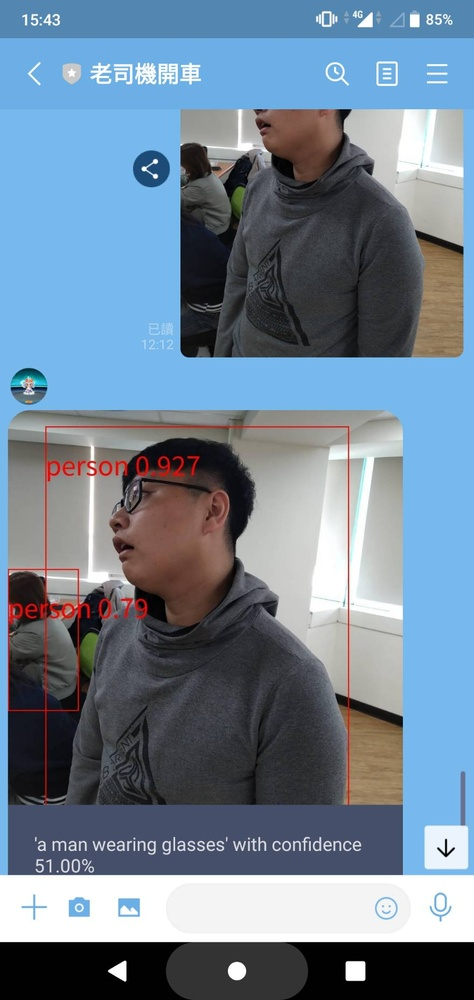
#> input picture 314000.jpg, 474 x 1000 px, shrunk from 880 x 1858 before the run
$ python image_filter_vintage.py --image ../314000.jpg
#> lines starting #> are read from the running program, lines starting #| are printed output that depends on the picture
"""
Vintage filter
"""
import argparse
import cv2
import numpy as np


# pylint: disable=maybe-no-member
def main():
    """
    Vintage filter
    """
    parser = argparse.ArgumentParser()
    parser.add_argument("-i", "--image", help="image path", type=str)
    args = parser.parse_args()

    size = 200
    while True:
        img = cv2.imread(args.image)
#> img is the input picture: shape (1000, 474, 3); mean B, G, R 148.9, 130.8, 112.1

        height, width = img.shape[:2]
#> height = 1000; width = 474
        kernel_x = cv2.getGaussianKernel(width, size)
        kernel_y = cv2.getGaussianKernel(height, size)
        kernel = kernel_y * kernel_x.T
        vintage_filter = 255 * kernel / np.linalg.norm(kernel)
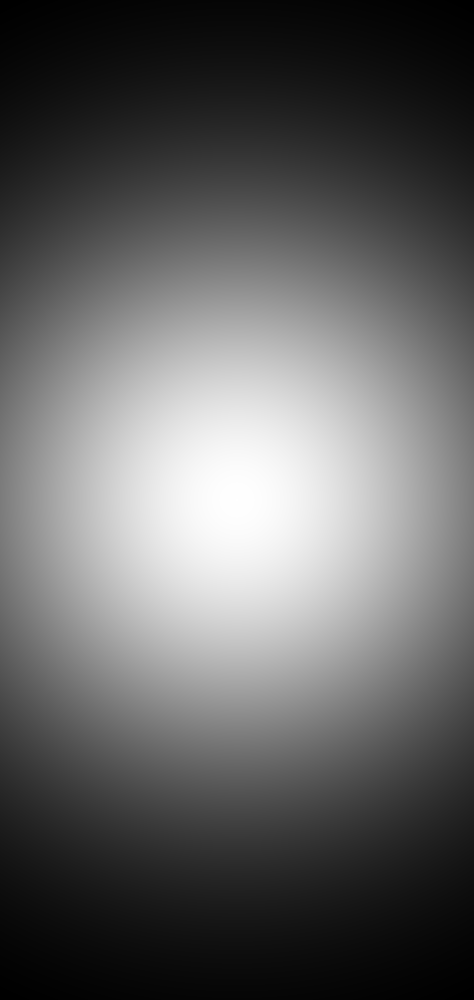
#> kernel: shape (1000, 474) float64; min 1.16e-07, max 5.27e-06, mean 2.11e-06; drawn with min black and max white

        for i in range(3):
            img[:, :, i] = img[:, :, i] * vintage_filter
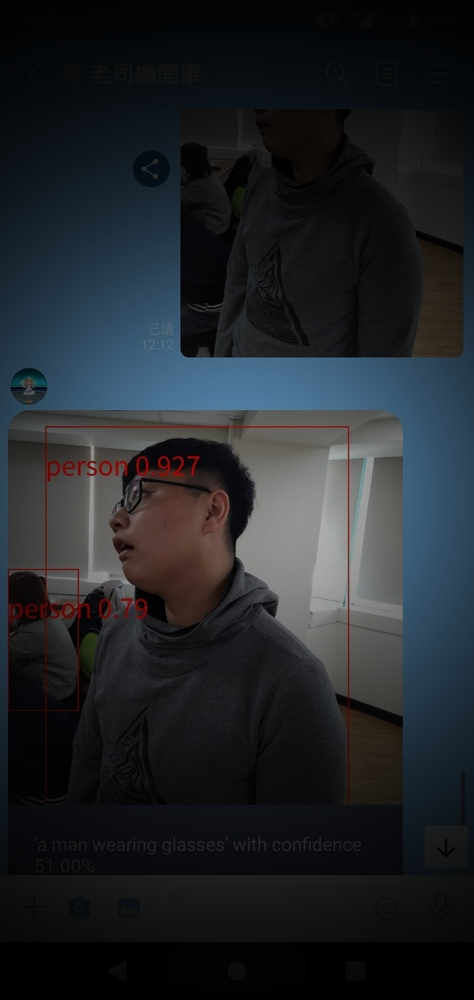
#> img: shape (1000, 474, 3); mean B, G, R 42, 37.8, 33.9
        cv2.imshow("vintage", img)
        keyboard = cv2.waitKey(1)
#> (key Esc is pressed here)
        # esc to quit
        if keyboard == 27:
            break
        # press x and z to tune filter size
        if chr(keyboard & 255) == "x":
            size += 10
        if chr(keyboard & 255) == "z":
            size -= 10


if __name__ == "__main__":
    main()

$ run again, on 314002.jpg
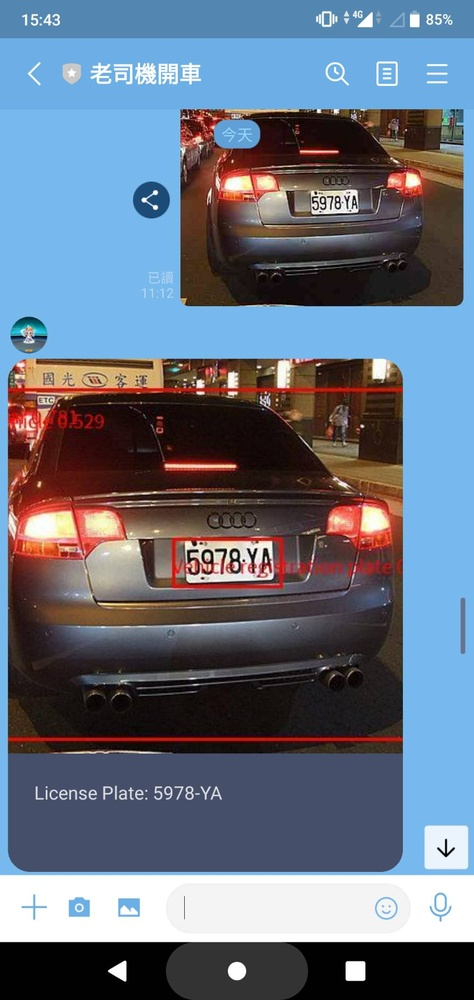
#> input picture 314002.jpg, 474 x 1000 px, shrunk from 880 x 1858 before the run
#> in main, img is the input picture: shape (1000, 474, 3); mean B, G, R 127.5, 111.6, 101.9
#> after the loop in main, `for i in range(3):`:
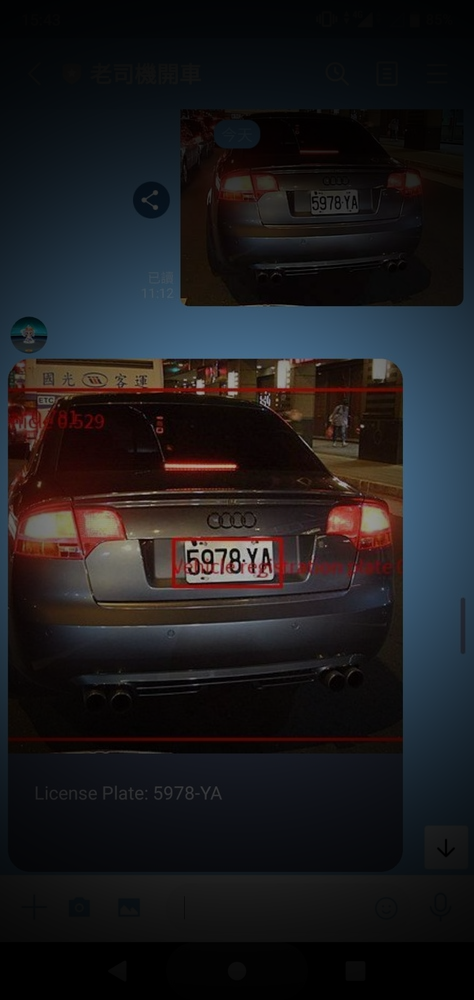
#> img: shape (1000, 474, 3); mean B, G, R 30.8, 28.2, 28.9
